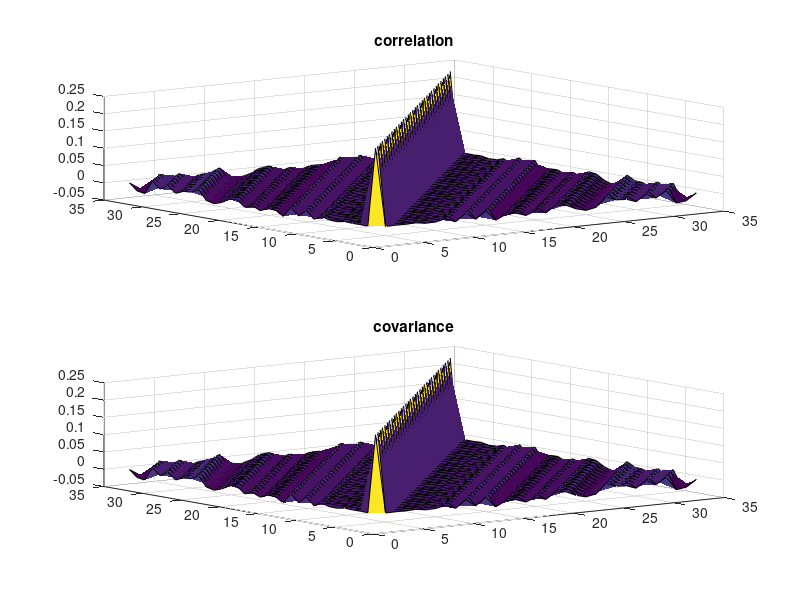

The MATLAB script that drew this image:
clear
close all
clc

x=0.5*randn(1,512);

mean=sum(x)/512;

variance=0;
for n=1:512
    variance=variance+(x(n)-mean)^2;
end
variance=variance/512;

correlation=zeros(33,33);

for m=1:33
    if m==1
        correlation(1,m)=x*x'/512;
    else
        correlation(1,m)=x*[x(m:end) zeros(1,m-1)]'/(512-m+1);
    end
end

for m=2:33
    correlation(m,:)=[flip(correlation(1,2:m)) correlation(1,1:end-m+1)];
end

covariance=correlation-mean^2*ones(33);

[X,Y]=meshgrid(1:33,1:33);

figure
subplot(211)
surf(X,Y,correlation)
title('correlation')
subplot(212)
surf(X,Y,covariance)
title('covariance')

